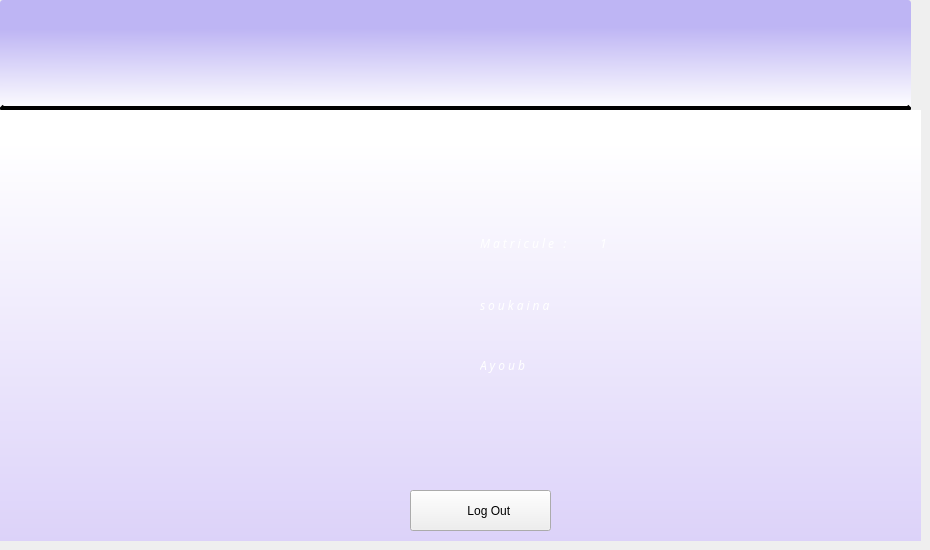
   <widget class="QWidget" name="tab_7">
    <attribute name="title">
     <string>Login</string>
    </attribute>
    <widget class="QPushButton" name="pushButton_22">
     <property name="geometry">
      <rect>
       <x>0</x>
       <y>0</y>
       <width>911</width>
       <height>111</height>
      </rect>
     </property>
     <property name="cursor">
      <cursorShape>PointingHandCursor</cursorShape>
     </property>
     <property name="styleSheet">
      <string notr="true">QPushButton#pushButton_22{
image: url(:/Icons/Icons/logo.png);
padding : 5px;
	background-color: qlineargradient(spread:pad, x1:0.931818, y1:0.244, x2:0.955, y2:1, stop:0 rgba(190, 181, 244, 255), stop:1 rgba(255, 255, 255, 255));
border-radius:3px;
border-bottom: 5px solid black;
}</string>
     </property>
     <property name="text">
      <string/>
     </property>
     <property name="icon">
      <iconset>
       <normaloff>:/Icons/add-users.png</normaloff>:/Icons/add-users.png</iconset>
     </property>
     <property name="iconSize">
      <size>
       <width>60</width>
       <height>60</height>
      </size>
     </property>
    </widget>
    <widget class="QPushButton" name="pushButton_24">
     <property name="geometry">
      <rect>
       <x>0</x>
       <y>110</y>
       <width>921</width>
       <height>431</height>
      </rect>
     </property>
     <property name="styleSheet">
      <string notr="true">
image: url(:/Icons/Icons/icon-identity-card.png);
border : none;
padding : -90px 1px -50px;
background-color: qlineargradient(spread:pad, x1:0.483364, y1:1, x2:0.483409, y2:0.074, stop:0 rgba(220, 210, 249, 255), stop:1 rgba(255, 255, 255, 255));</string>
     </property>
     <property name="text">
      <string/>
     </property>
    </widget>
    <widget class="QLabel" name="label_32">
     <property name="geometry">
      <rect>
       <x>480</x>
       <y>235</y>
       <width>131</width>
       <height>16</height>
      </rect>
     </property>
     <property name="font">
      <font>
       <family>Barlow</family>
       <pointsize>-1</pointsize>
       <weight>50</weight>
       <italic>true</italic>
       <bold>false</bold>
       <underline>false</underline>
       <strikeout>false</strikeout>
      </font>
     </property>
     <property name="styleSheet">
      <string notr="true">QLabel{
    font-family: Barlow, sans-serif;
    font-size:  12px;
    color: white;
    text-transform: none;
    font-style: bold;
    text-decoration: none;
    line-height: 1em;
    letter-spacing: 3px;
}</string>
     </property>
     <property name="text">
      <string>Matricule : </string>
     </property>
    </widget>
    <widget class="QLabel" name="label_33">
     <property name="geometry">
      <rect>
       <x>480</x>
       <y>285</y>
       <width>151</width>
       <height>41</height>
      </rect>
     </property>
     <property name="font">
      <font>
       <family>Barlow</family>
       <pointsize>-1</pointsize>
       <weight>50</weight>
       <italic>true</italic>
       <bold>false</bold>
       <underline>false</underline>
       <strikeout>false</strikeout>
      </font>
     </property>
     <property name="styleSheet">
      <string notr="true">QLabel{
    font-family: Barlow, sans-serif;
    font-size:  12px;
    color: white;
    text-transform: none;
    font-style: bold italic;
    text-decoration: none;
    line-height: 1em;
    letter-spacing: 3px;
}</string>
     </property>
     <property name="text">
      <string>soukaina</string>
     </property>
    </widget>
    <widget class="QLabel" name="label_34">
     <property name="geometry">
      <rect>
       <x>480</x>
       <y>345</y>
       <width>151</width>
       <height>41</height>
      </rect>
     </property>
     <property name="font">
      <font>
       <family>Barlow</family>
       <pointsize>-1</pointsize>
       <weight>50</weight>
       <italic>true</italic>
       <bold>false</bold>
       <underline>false</underline>
       <strikeout>false</strikeout>
      </font>
     </property>
     <property name="styleSheet">
      <string notr="true">QLabel{
    font-family: Barlow, sans-serif;
    font-size:  12px;
    color: white;
    text-transform: none;
    text-decoration: none;
    line-height: 1em;
    letter-spacing: 3px;
}</string>
     </property>
     <property name="text">
      <string>Ayoub</string>
     </property>
    </widget>
    <widget class="QLabel" name="label_35">
     <property name="geometry">
      <rect>
       <x>600</x>
       <y>235</y>
       <width>31</width>
       <height>16</height>
      </rect>
     </property>
     <property name="font">
      <font>
       <family>Barlow</family>
       <pointsize>-1</pointsize>
       <weight>50</weight>
       <italic>true</italic>
       <bold>false</bold>
       <underline>false</underline>
       <strikeout>false</strikeout>
      </font>
     </property>
     <property name="styleSheet">
      <string notr="true">QLabel{
    font-family: Barlow, sans-serif;
    font-size:  12px;
    color: white;
    text-transform: none;
    font-style: bold;
    text-decoration: none;
    line-height: 1em;
    letter-spacing: 3px;
}</string>
     </property>
     <property name="text">
      <string>1</string>
     </property>
    </widget>
    <widget class="QPushButton" name="pushButton_25">
     <property name="geometry">
      <rect>
       <x>410</x>
       <y>490</y>
       <width>141</width>
       <height>41</height>
      </rect>
     </property>
     <property name="cursor">
      <cursorShape>PointingHandCursor</cursorShape>
     </property>
     <property name="styleSheet">
      <string notr="true"/>
     </property>
     <property name="text">
      <string>     Log Out</string>
     </property>
    </widget>
   </widget>
